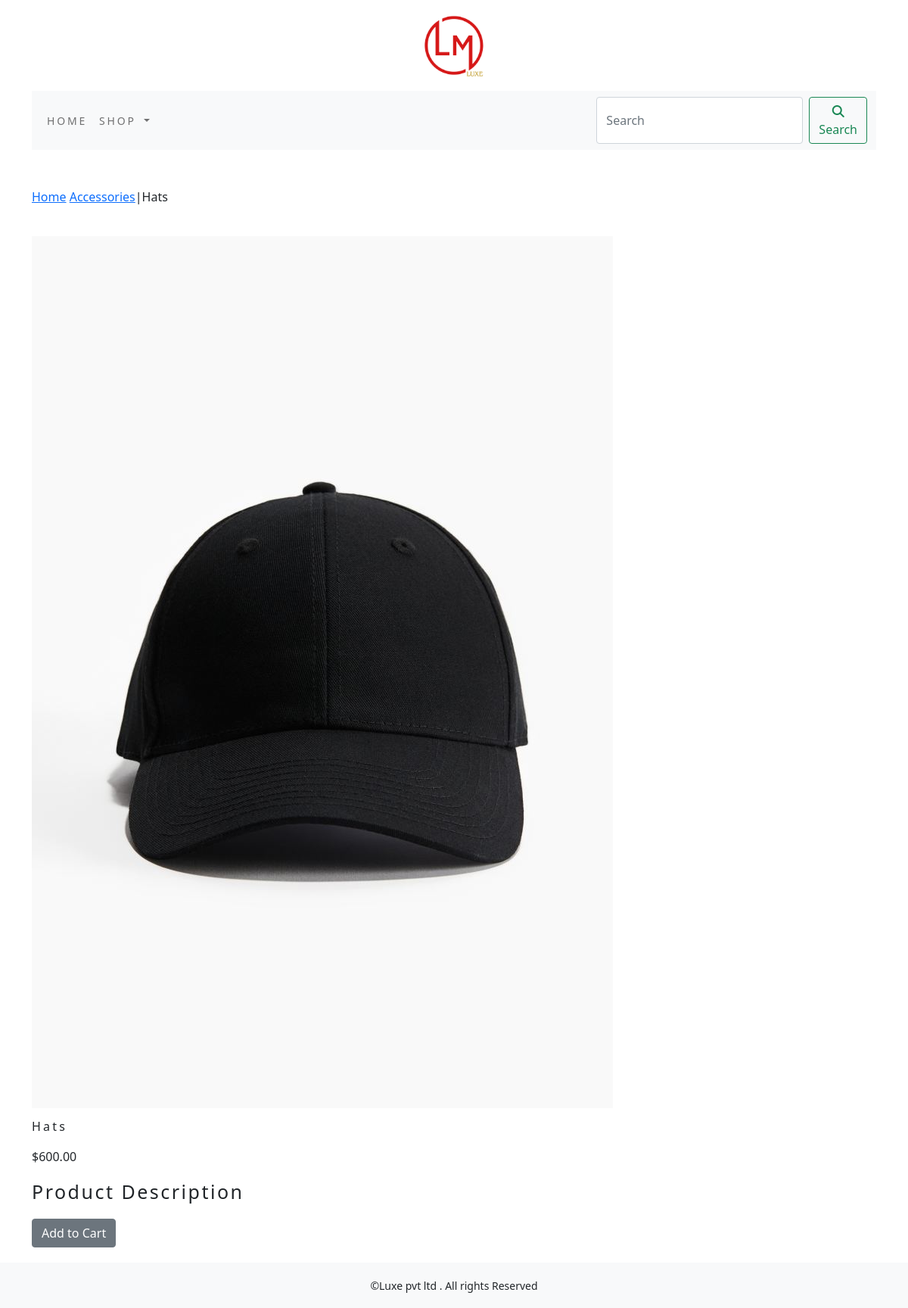
/shop/accessories/hats/, run on the app's committed database.
### shop/models.py (models this page shows, shortened)
class Product(models.Model):
    name=models.CharField(max_length=250,unique=True)
    slug=models.SlugField(max_length=250,unique=True)
    description=models.TextField(blank=True)
    price=models.DecimalField(max_digits=10,decimal_places=2)
    category=models.ForeignKey(Category,on_delete=models.CASCADE)
    image = models.ImageField(upload_to='product',blank=True)
    stock=models.IntegerField()
    available=models.BooleanField(default=True)
    created=models.DateTimeField(auto_now_add=True)
    updated=models.DateTimeField(auto_now=True)
    class Meta:
        ordering=('name',)
        verbose_name='product'
        verbose_name_plural='products'

class Category(models.Model):
    name=models.CharField(max_length=250,unique=True)
    slug=models.SlugField(max_length=250,unique=True)
    description=models.TextField(blank=True)
    image=models.ImageField(upload_to='category',blank=True)
    class Meta:
        ordering=('name',)
        verbose_name='category'
        verbose_name_plural='categories'
    def get_url(self):
        return reverse('shop:products_by_category',args=[self.slug])
    def __str__(self):
        return '{}'.format(self.name)

### shop/views.py (the view)
# urls.py: path('<slug:c_slug>/<slug:product_slug>/', views.proDetail, name='prodCatdetail'),
def proDetail(request, c_slug, product_slug):
    try:
        product = Product.objects.get(category__slug=c_slug, slug=product_slug)
    except Exception as e:
        raise e
    return render(request, 'product.html', {'product': product})

### cart/context_processors.py (called while the page is built)
def counter(request):
    item_count=0
    if 'admin' in request.path:
        return {}
    else:
        try:
            cart=Cart.objects.filter(cart_id=_cart_id(request))
            car_items=CartItem.objects.all().filter(cart=cart[:1])
            for cart_item in car_items:
                item_count += cart_item.quantity
        except Cart.DoesNotExist:
            item_count=0
    return  dict(item_count=item_count)

### cart/views.py (called while the page is built)
def _cart_id(request):
    cart = request.session.session_key
    if not cart:
        cart = request.session.create()
    return cart

### shop/context_processors.py (called while the page is built)
def menu_links(requested):
    links=Category.objects.all()
    return dict(links=links)

### templates/product.html (shortened to what this page needs)
{% extends "base.html" %}
{% load static %}
{% block content %}
<div class="row my_prod_row_class">
    <div class="mx_auto">
        <p><a href="{% url 'shop:allProdCat' %}">Home</a> <a href="{{product.category.get_url}}">{{product.category}}</a>|{{product.name}} </p>
    </div>
 <div class="container">
     <br>
</div>
<br>
<div class="row">
    <div class="col-md-12 col-sm-12 col-md-12 col-lg-6 text-center">
        <div style="min-width:18rem">
            <img src="{{product.image.url}}" alt="{{product.name}}">
        </div>
    </div>
</div>
    <div  class="col-md-12 col-sm-12 col-md-12 col-lg-12">
        <div>
        <h1 class="my_prod_title">{{product.name}}</h1>
        <p>${{product.price}}</p>
        <p class="my_title">Product Description</p>
        {% if product.stock <= 0 %}
        <p class="text-justify my_prod_text"> <b> Out of stock </b> </p>
        {% else %}
        <a class="btn btn-secondary" href="{% url 'cart:add_cart' product.id %}">Add to Cart</a>
        {% endif %}
    </div>
    </div>
</div>
{% endblock %}

### static/css/custom.css (style rules this page uses)
body { font-family: "Raleway", sans-serif; }
.my_title { font-size:25px; text_transform:uppercase; letter-spacing: .1em; }
.my_prod_row_class { padding-top:50px; padding-bottom:20px }
.my_prod_title { font-size:16px; text_transform:uppercase; letter-spacing:.2em; padding-top:15px; padding-bottom:10px; }

### data on the page
Product: category "Accessories", name "Hats", image (picture), price "600.00"
